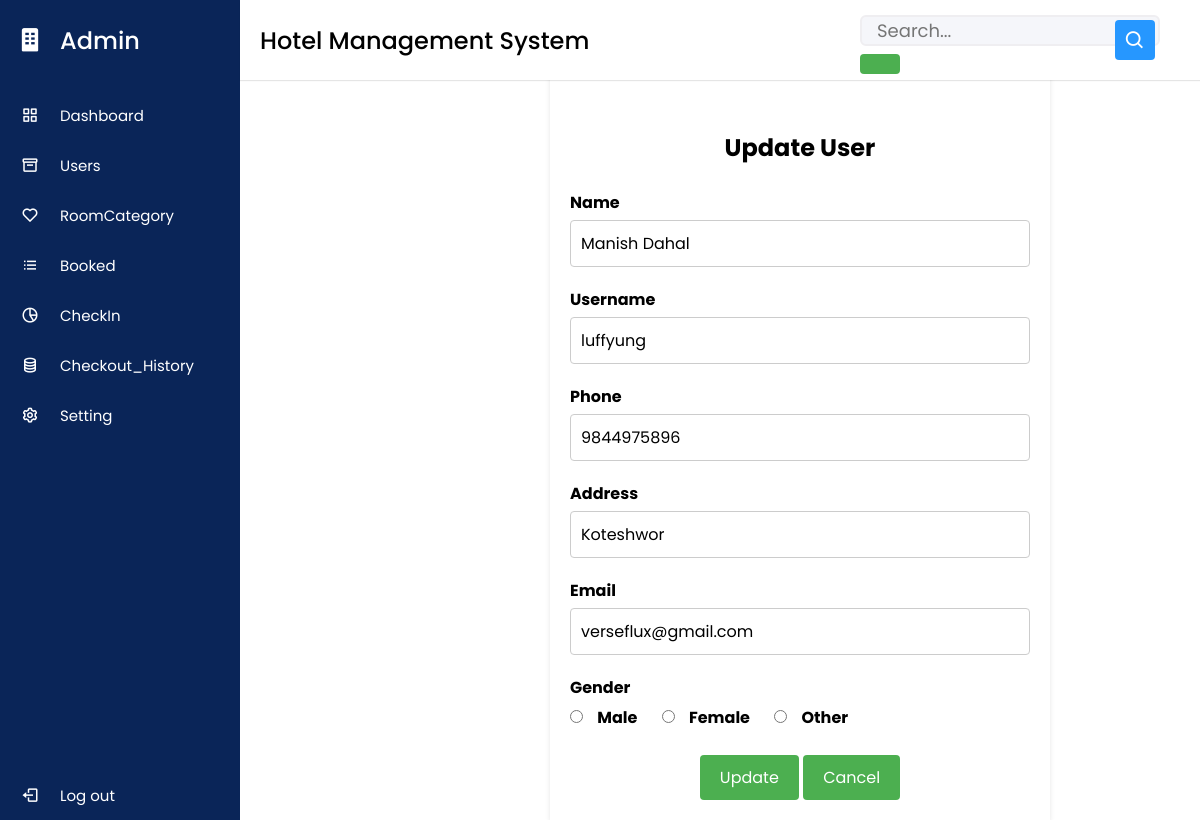
/admin/update_user.php?user_id=29 (signed in), run on the app's committed database.
### tables this page shows
CREATE TABLE `users` (
  `user_id` int(11) NOT NULL,
  `name` varchar(50) NOT NULL,
  `username` varchar(50) NOT NULL,
  `email` varchar(50) NOT NULL,
  `phone` varchar(10) NOT NULL,
  `password` varchar(20) NOT NULL,
  `address` varchar(255) NOT NULL,
  `gender` varchar(55) NOT NULL
);

### admin/update_user.php (the view, shortened to what this page needs)
<?php
include "dashboard.php";
include "connect.php";
$id = $_GET['user_id'];
?>
<!DOCTYPE html>
<html>
<head>
</head>
<body>
<?php
    $sql = "SELECT * FROM `users` WHERE user_id = $id LIMIT 1";
    $result = mysqli_query($conn, $sql);
    $row = mysqli_fetch_assoc($result);
    ?>
  <div class="container">
    <form action="<?php echo $_SERVER['PHP_SELF'] ?>?user_id=<?php echo $id ?>" method="post" class="user">
      <h2>Update User</h2><br>
      <div class="form-group">
        <label for="name">Name</label>
        <input type="text" id="name" name="name" value="<?php echo $row['name'] ?>">
      </div>
      <div class="form-group">
        <label for="username">Username</label>
        <input type="text" id="username" name="username" value="<?php echo $row['username'] ?>">
      </div>
      <div class="form-group">
        <label for="phone">Phone</label>
        <input type="text" id="phone" name="phone" value="<?php echo $row['phone'] ?>">
      </div>
      <div class="form-group">
        <label for="address">Address</label>
        <input type="text" id="address" name="address" value="<?php echo $row['address'] ?>">
      </div>
      <div class="form-group">
        <label for="email">Email</label>
        <input type="email" id="email" name="email" value="<?php echo $row['email'] ?>">
      </div>
      <div class="gender-group">
        <label for="gender">Gender</label><br>
        <input type="radio"  name="gender"  id="male" value="male" <?php echo ($row["gender"] == 'male') ? "checked" : ""; ?>>
  <label for="male">Male</label>
  <span><input type="radio" id="female" name="gender" value="female" <?php echo ($row["gender"] == 'female') ? 'checked' : ''; ?>>
  <label for="female">Female</label>
  <input type="radio" id="other" name="gender" value="other" <?php echo ($row["gender"] == 'other') ? 'checked' : ''; ?>>
  <label for="other">Other</label>
      </div>
      <div class="btn-container">
      <button type="submit" name="submit">Update</button>
  <a href="users.php" class="btn-update" name="btnUpdate">Cancel</a>
</div>
      </div>
</body>
</html>

### admin/dashboard.php (style rules this page uses)
* { margin: 0; padding: 0; box-sizing: border-box; font-family: 'Poppins', sans-serif; }

### admin/update_user.php (style rules this page uses)
.container { max-width: 500px; margin-left: 550px; padding: 20px; background-color: #fff; box-shadow: 0 2px 5px rgba(0, 0, 0, 0.1); }
h2 { text-align: center; }
.form-group { margin-bottom: 20px; }
label { display: block; font-weight: bold; margin-bottom: 5px; }
input[type="text"], input[type="email"], select { width: 100%; padding: 10px; font-size: 16px; border: 1px solid #ccc; border-radius: 4px; box-sizing: border-box; }
.btn-container { text-align: center; }
button { padding: 10px 20px; font-size: 16px; background-color: #4caf50; color: #fff; border: none; border-radius: 4px; cursor: pointer; }
.user { margin-top: 110px; }
.gender-group { margin-bottom: 20px; }
.gender-group label { display: inline-block; font-weight: bold; margin-bottom: 5px; }
.gender-group input[type="radio"] { margin-right: 10px; }
.gender-group input[type="radio"] + label { margin-right: 20px; }
.btn-update { display: inline-block; padding: 10px 20px; font-size: 16px; background-color: #4caf50; color: #fff; border: none; border-radius: 4px; cursor: pointer; text-decoration: none; }

### data on the page
users: name "Manish Dahal", username "luffyung", phone "9844975896", address "Koteshwor", email "verseflux@gmail.com", gender "☐ Male", gender "☐ Female", gender "☐ Other"
